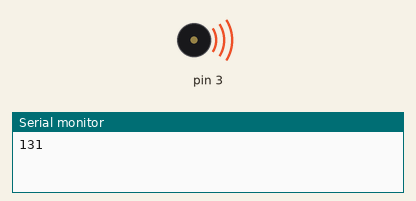
Bench run of a sketch on a simulated Arduino Uno, built with avr-gcc and run on an emulated ATmega328P. Parts: buzzer (waves = sounding), the last lines printed to the serial monitor.

Above: at 0.1 s.
At 40.1 s:
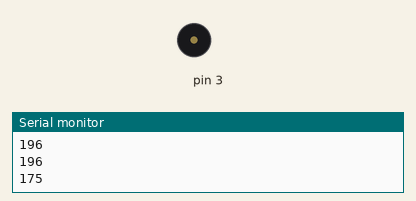
Timing chart, 0 to 41.6 s (numbered marks = the images above):
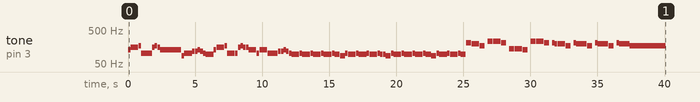

The sketch:

sketch_aug24b.ino
```cpp
/*Arduino speaker song tutorial
* The song is played on the speaker connected to pin 3 and GND.
* by Akshay James, modified by roza
*/

#include"pitches.h"

int melody[] = {
NOTE_C3, NOTE_DS3, NOTE_F3, NOTE_GS2,
NOTE_GS2, NOTE_DS3, NOTE_F3, NOTE_DS3, NOTE_C3, NOTE_C3,
NOTE_C3, NOTE_C3, NOTE_F2, NOTE_GS2, NOTE_AS2, NOTE_AS2, NOTE_C3, NOTE_AS2, NOTE_GS2, NOTE_G2,

NOTE_C3, NOTE_DS3, NOTE_F3, NOTE_GS2,
NOTE_GS2, NOTE_DS3, NOTE_F3, NOTE_DS3, NOTE_DS3, NOTE_C3,
NOTE_GS2, NOTE_C3, NOTE_GS2, NOTE_GS2, NOTE_AS2, NOTE_AS2, NOTE_C3, NOTE_AS2, NOTE_GS2, NOTE_G2,

NOTE_GS2, NOTE_G2,
NOTE_GS2, NOTE_G2,
NOTE_GS2, NOTE_G2,
NOTE_GS2, NOTE_G2, NOTE_G2, NOTE_F2,

NOTE_GS2, NOTE_G2,
NOTE_GS2, NOTE_G2,
NOTE_GS2, NOTE_G2,
NOTE_GS2, NOTE_G2, NOTE_G2, NOTE_F2,

NOTE_GS2, NOTE_G2,
NOTE_GS2, NOTE_G2,
NOTE_GS2, NOTE_G2,
NOTE_GS2, NOTE_G2, NOTE_G2, NOTE_F2,

NOTE_GS2, NOTE_G2,
NOTE_GS2, NOTE_G2,
NOTE_GS2, NOTE_G2,
NOTE_GS3, NOTE_GS3, NOTE_G3, NOTE_F3, BREAK,

NOTE_AS3, NOTE_AS3, NOTE_AS3, NOTE_GS3, BREAK,
NOTE_CS3, NOTE_CS3, NOTE_CS3, NOTE_C3, BREAK,
NOTE_AS3, NOTE_AS3, NOTE_AS3, NOTE_GS3, BREAK,
NOTE_GS3, NOTE_G3, NOTE_G3, NOTE_F3, BREAK,
NOTE_GS3, NOTE_G3, NOTE_G3, NOTE_F3, BREAK,
NOTE_GS3, NOTE_G3, NOTE_G3, NOTE_F3, BREAK,
NOTE_GS3, NOTE_G3, NOTE_G3, NOTE_F3, BREAK,

END
};

// note durations: 8 = quarter note, 4 = 8th note, etc.
int noteDurations[] = {       //duration of the notes
4, 12, 4, 12,
4, 4, 4, 4, 4, 12,
4, 12, 4, 12,
4, 4, 4, 4, 4, 12,

4, 12, 4, 12,
4, 4, 4, 4, 4, 12,
4, 12, 4, 12,
4, 4, 4, 4, 4, 12,

4, 12,
4, 12,
4, 12,
4, 4, 4, 8,

4, 12,
4, 12,
4, 12,
4, 4, 4, 8,

4, 12,
4, 12,
4, 12,
4, 4, 4, 8,

4, 12,
4, 12,
4, 8, 4, 4, 12, 8, 4,

4, 4, 12, 8, 4,
4, 4, 12, 8, 4,
4, 4, 12, 8, 4,
4, 4, 12, 8, 4,
4, 4, 12, 8, 4,
4, 4, 12, 8, 4,
4, 4, 12, 56

};

int speed=50;  //higher value, slower notes
void setup() {

Serial.begin(9600);
for (int thisNote = 0; melody[thisNote]!=-1; thisNote++) {

int noteDuration = speed*noteDurations[thisNote];
// Function: tone (pin, frequency, duration)
// the frequency of the tone in hertz - unsigned int
// the duration of the tone in milliseconds (optional) - unsigned long
tone(3, melody[thisNote],noteDuration*.95);
Serial.println(melody[thisNote]);

delay(noteDuration);

noTone(3);
}
}

void loop() {
  // put your main code here, to run repeatedly:

}
```

pitches.h
```cpp
#define NOTE_B0  31
#define NOTE_C1  33
#define NOTE_CS1 35
#define NOTE_D1  37
#define NOTE_DS1 39
#define NOTE_E1  41
#define NOTE_F1  44
#define NOTE_FS1 46
#define NOTE_G1  49
#define NOTE_GS1 52
#define NOTE_A1  55
#define NOTE_AS1 58
#define NOTE_B1  62
#define NOTE_C2  65
#define NOTE_CS2 69
#define NOTE_D2  73
#define NOTE_DS2 78
#define NOTE_E2  82
#define NOTE_F2  87
#define NOTE_FS2 93
#define NOTE_G2  98
#define NOTE_GS2 104
#define NOTE_A2  110
#define NOTE_AS2 117
#define NOTE_B2  123
#define NOTE_C3  131
#define NOTE_CS3 139
#define NOTE_D3  147
#define NOTE_DS3 156
#define NOTE_E3  165
#define NOTE_F3  175
#define NOTE_FS3 185
#define NOTE_G3  196
#define NOTE_GS3 208
#define NOTE_A3  220
#define NOTE_AS3 233
#define NOTE_B3  247
#define NOTE_C4  262
#define NOTE_CS4 277
#define NOTE_D4  294
#define NOTE_DS4 311
#define NOTE_E4  330
#define NOTE_F4  349
#define NOTE_FS4 370
#define NOTE_G4  392
#define NOTE_GS4 415
#define NOTE_A4  440
#define NOTE_AS4 466
#define NOTE_B4  494
#define NOTE_C5  523
#define NOTE_CS5 554
#define NOTE_D5  587
#define NOTE_DS5 622
#define NOTE_E5  659
#define NOTE_F5  698
#define NOTE_FS5 740
#define NOTE_G5  784
#define NOTE_GS5 831
#define NOTE_A5  880
#define NOTE_AS5 932
#define NOTE_B5  988
#define NOTE_C6  1047
#define NOTE_CS6 1109
#define NOTE_D6  1175
#define NOTE_DS6 1245
#define NOTE_E6  1319
#define NOTE_F6  1397
#define NOTE_FS6 1480
#define NOTE_G6  1568
#define NOTE_GS6 1661
#define NOTE_A6  1760
#define NOTE_AS6 1865
#define NOTE_B6  1976
#define NOTE_C7  2093
#define NOTE_CS7 2217
#define NOTE_D7  2349
#define NOTE_DS7 2489
#define NOTE_E7  2637
#define NOTE_F7  2794
#define NOTE_FS7 2960
#define NOTE_G7  3136
#define NOTE_GS7 3322
#define NOTE_A7  3520
#define NOTE_AS7 3729
#define NOTE_B7  3951
#define NOTE_C8  4186
#define NOTE_CS8 4435
#define NOTE_D8  4699
#define NOTE_DS8 4978
#define END -1
#define BREAK 0
```
